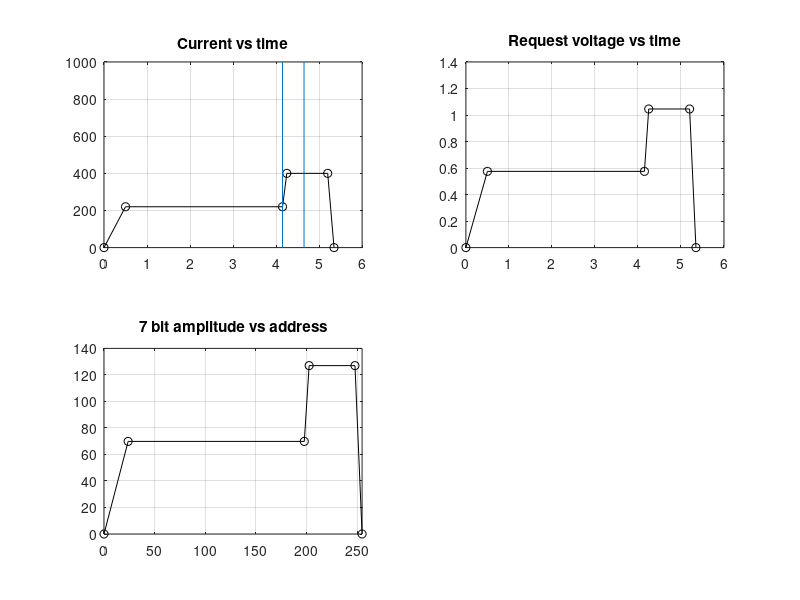

This figure's MATLAB source:
% Programming the Wavetek SG
% clear all
% close all

RFpulseLength = 0.5;
RFStart = 4.15;
RFEnd = RFStart + RFpulseLength;

Ymax = 127;
Ymin = 0  ;

Xmin = 0  ;
Xmax = 255;

Ical = 382.6; % [A/V]

CurrentProgram = 9;

blockRate = 187e-3;
Tend = 1/blockRate;

switch CurrentProgram
    case 8 
        I = [0,160 ,160 ,160 ,160 ,0   ];
        t = [0,0.5 ,4.2 ,4.3 ,5.2 ,Tend];
    case 9
        I = [0,220 ,220 ,400  ,400  ,0   ];
        t = [0,0.5 ,4.15,4.25 ,5.2  ,Tend];
end

% Convert the desired current to voltge request level:
V = I/Ical;

% Convert request voltage and time to bits:
Y = V*(Ymax/max(V));
X = t*(Xmax/max(t));

% Plot data
figure
subplot(2,2,1)
hold on
plot(t,I,'ko-')
line([RFStart,RFStart],[0,1e3])
line([RFEnd,RFEnd],[0,1e3])
box on
title('Current vs time')
grid on

subplot(2,2,2)
plot(t,V,'ko-')
box on
title('Request voltage vs time')
grid on

subplot(2,2,3)
plot(X,Y,'ko-')
title('7 bit amplitude vs address')
xlim([Xmin,Xmax])
grid on

set(gcf,'color','w','Position',[600  60  500  550])
